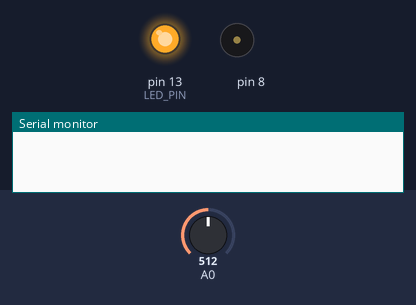
Simulated run of this sketch. Board: Arduino Uno, built with avr-gcc and run on an emulated ATmega328P. On the bench: output pins drawn as LEDs (lit = HIGH), buzzer (waves = sounding), the last lines printed to the serial monitor. The inputs (shaded band) are chosen by the test bench; at power-on: A0 = 512.

Above: at 0.1 s.
At 6.2 s:
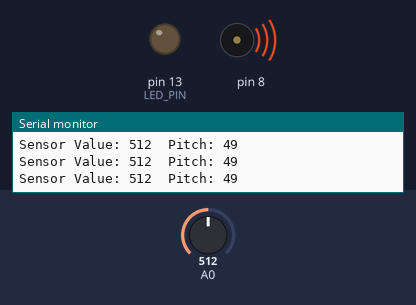
6.3 s: A0 set to 0
9.3 s: A0 set to 8
12.3 s: A0 set to 11
15.3 s: A0 set to 0
21.3 s: A0 set to 1023
At 22.0 s:
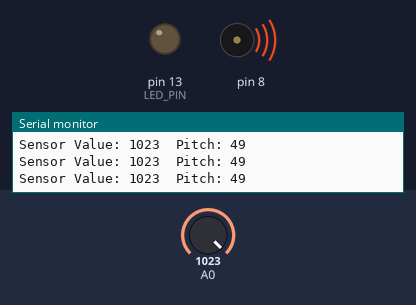
Timing chart, 0 to 25.3 s (numbered marks = the images above; inputs shaded):
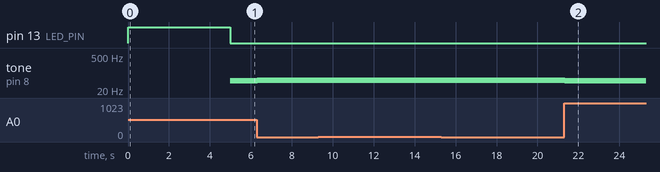

The sketch:

light_theremin.ino
```cpp
int sensorValue;
int sensorLow = 1023;
int sensorHigh = 0;

const int LED_PIN = 13;

void setup() {
  Serial.begin(9600);
  pinMode(LED_PIN, OUTPUT);
  digitalWrite(LED_PIN, HIGH);

  while (millis() < 5000) {
    sensorValue = analogRead(A0);

    if (sensorValue > sensorHigh)
      sensorHigh = sensorValue;

    if (sensorValue < sensorLow)
      sensorLow = sensorValue;
  }

  digitalWrite(LED_PIN, LOW);
}

void loop() {
  sensorValue = analogRead(A0);
  Serial.print("Sensor Value: ");
  Serial.print(sensorValue);
  int pitch = map(sensorValue, sensorLow, sensorHigh, 50, 4000);
  Serial.print("\tPitch: ");
  Serial.println(pitch);
  tone(8, pitch, 20);
  delay(10);
}
```

Measured:
- by itself, tone on pin 8: alternates 51 Hz for 0.02 s and silent for 0.01 s
